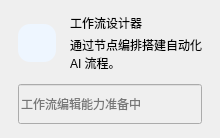
<widget class="QWidget" name="workflowPage"><layout class="QVBoxLayout" name="workflowPageLayout">
<property name="spacing"><number>12</number></property>
<property name="leftMargin"><number>0</number></property>
<property name="topMargin"><number>0</number></property>
<property name="rightMargin"><number>0</number></property>
<property name="bottomMargin"><number>0</number></property>
<item><widget class="QFrame" name="workflowMainCard">
<property name="objectName"><string>heroCard</string></property>
<property name="frameShape"><enum>QFrame::Shape::NoFrame</enum></property>
<layout class="QVBoxLayout" name="workflowMainLayout">
<property name="spacing"><number>8</number></property>
<property name="leftMargin"><number>18</number></property>
<property name="topMargin"><number>14</number></property>
<property name="rightMargin"><number>18</number></property>
<property name="bottomMargin"><number>14</number></property>
<item><layout class="QHBoxLayout" name="workflowHeadLayout">
<property name="spacing"><number>14</number></property>
<property name="leftMargin"><number>0</number></property>
<property name="topMargin"><number>0</number></property>
<property name="rightMargin"><number>0</number></property>
<property name="bottomMargin"><number>0</number></property>
<item><widget class="QLabel" name="workflowIcon">
<property name="minimumSize"><size><width>38</width><height>38</height></size></property>
<property name="maximumSize"><size><width>38</width><height>38</height></size></property>
<property name="styleSheet"><string notr="true">background:#EEF6FF;border-radius:12px;</string></property>
<property name="text"><string></string></property>
<property name="pixmap"><pixmap resource="resources.qrc">:/icons/workflow.svg</pixmap></property>
<property name="scaledContents"><bool>false</bool></property>
<property name="alignment"><set>Qt::AlignmentFlag::AlignCenter</set></property>
</widget></item><item><layout class="QVBoxLayout" name="workflowTextLayout">
<property name="spacing"><number>4</number></property>
<property name="leftMargin"><number>0</number></property>
<property name="topMargin"><number>0</number></property>
<property name="rightMargin"><number>0</number></property>
<property name="bottomMargin"><number>0</number></property>
<item><widget class="QLabel" name="workflowTitle">
<property name="objectName"><string>heroTitle</string></property>
<property name="text"><string>工作流设计器</string></property>
<property name="visible"><bool>false</bool></property>
<property name="wordWrap"><bool>true</bool></property>

</widget></item><item><widget class="QLabel" name="workflowSub">
<property name="objectName"><string>subText</string></property>
<property name="text"><string>通过节点编排搭建自动化 AI 流程。</string></property>
<property name="wordWrap"><bool>true</bool></property>

</widget></item>
</layout></item>
</layout></item><item><spacer name="workflowSpacer">
<property name="orientation"><enum>Qt::Orientation::Vertical</enum></property>
<property name="sizeType"><enum>QSizePolicy::Policy::Fixed</enum></property>
<property name="sizeHint" stdset="0"><size><width>20</width><height>4</height></size></property>
</spacer></item><item><widget class="QLineEdit" name="workflowInput">
<property name="minimumSize"><size><width>0</width><height>40</height></size></property>
<property name="enabled"><bool>false</bool></property>

<property name="placeholderText"><string>工作流编辑能力准备中</string></property>
</widget></item><item><spacer name="workflowFill">
<property name="orientation"><enum>Qt::Orientation::Vertical</enum></property>
<property name="sizeType"><enum>QSizePolicy::Policy::Fixed</enum></property>
<property name="sizeHint" stdset="0"><size><width>20</width><height>0</height></size></property>
</spacer></item>
</layout>
</widget></item>
</layout></widget>
